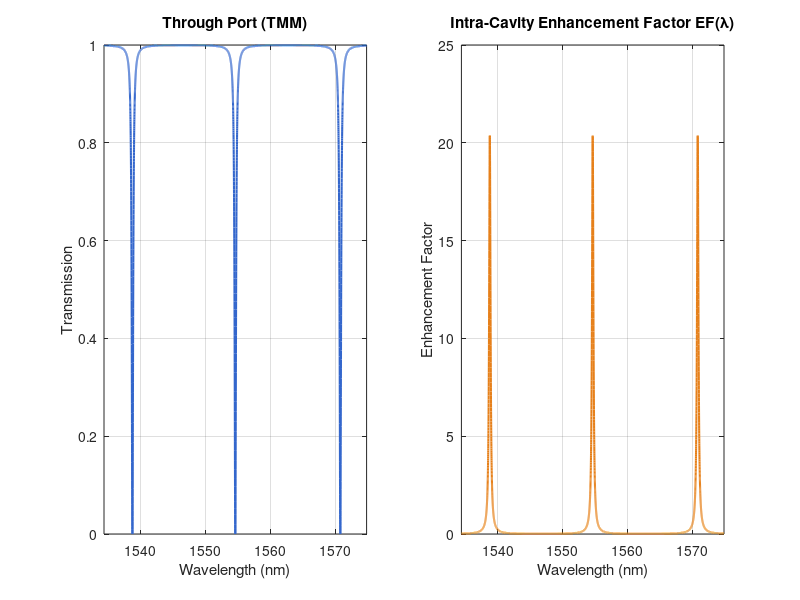

Here is the MATLAB script that generated this plot: (Note: this script raises an error after producing the figure.)
%% ========================================================
%  Ring Resonator + Ge Photodetector — Intra-Cavity Config
%  Platform: SOI, lambda_0 = 1550 nm
%  Model: Transfer Matrix Method (TMM) + Enhancement Factor
%% ========================================================

clear; close all; clc;

%% --- BLOCK 1: PHYSICAL PARAMETERS ---

% Physical constants
c   = 3e8;                  % speed of light [m/s]
h   = 6.626e-34;            % Planck constant [J*s]
q   = 1.602e-19;            % electron charge [C]

% Ring resonator parameters
lambda_0 = 1550e-9;         % target wavelength [m]
n_eff    = 2.4;             % effective index TE mode in SOI at 1550 nm
n_g      = 3.8;             % group index in SOI at 1550 nm
R_ring   = 10e-6;           % ring radius [m] — base value: 10 um
L        = 2*pi*R_ring;     % ring circumference [m]

% Find resonance order and actual resonance wavelength
m          = round(n_eff * L / lambda_0);   % nearest resonance order
lambda_res = n_eff * L / m;                 % actual resonance wavelength [m]

% Internal loss per round trip (field attenuation)
alpha_loss = 3;                             % propagation loss [dB/cm]
alpha_m    = alpha_loss * 100 * log(10)/20; % field loss coefficient [1/m]
a          = exp(-alpha_m * L);             % round-trip field attenuation

% Ge detector parameters
W        = 5e-6;            % Ge absorber length along ring [m]
alpha_ge = 4600;            % Ge absorption coefficient at 1550 nm [1/m]
a_ge     = exp(-alpha_ge * W);              % field transmission through Ge
a_tot    = a * a_ge;                        % total round-trip field attenuation

% Bus-ring coupling coefficients
kappa_sq = 0.05;            % power coupling coefficient — base value (5%)
kappa    = sqrt(kappa_sq);  % field coupling coefficient
t        = sqrt(1-kappa_sq);% field transmission coefficient

% Input optical power
P_in     = 1e-3;            % [W] = 1 mW

% Base responsivity of Ge (wavelength-dependent)
EQE      = 0.8;             % external quantum efficiency
R0       = @(lam) EQE * (q*lam./(h*c)) .* (1 - exp(-alpha_ge*W));

% Diagnostic output
fprintf('--- Simulation Parameters ---\n');
fprintf('Resonance order      = %d\n', m);
fprintf('Actual resonance     = %.4f nm\n', lambda_res*1e9);
fprintf('Round-trip loss a    = %.4f\n', a_tot);
fprintf('R0 at lambda_res     = %.3f A/W\n', R0(lambda_res));

%% --- BLOCK 2: WAVELENGTH GRID ---

FSR         = lambda_res^2 / (n_g * L);     % Free Spectral Range [m]
lambda_span = 4 * FSR;
lambda      = linspace(lambda_res - lambda_span/2, ...
                       lambda_res + lambda_span/2, 10000);  % [m]

%% --- BLOCK 3: TMM — ENHANCEMENT FACTOR ---

% Round-trip phase as function of wavelength
phi = 2*pi * n_eff * L ./ lambda;          % [rad]

% Enhancement Factor — intra-cavity power / input power
EF = kappa_sq ./ abs(1 - a_tot .* t .* exp(1j*phi)).^2;

% Through port transmission
T_through = abs(t - a_tot .* exp(1j*phi)).^2 ./ ...
            abs(1 - a_tot .* t .* exp(1j*phi)).^2;

% Q factor and max enhancement
EF_max   = max(EF);
Q_approx = (pi * sqrt(a_tot*t)) / (1 - a_tot*t) * (n_g * L / lambda_res);

fprintf('FSR                  = %.3f nm\n', FSR*1e9);
fprintf('Q factor (approx)    = %.0f\n', Q_approx);
fprintf('Max Enhancement      = %.1f x\n', EF_max);

%% --- BLOCK 4: PHOTOCURRENT ---

% Effective responsivity with ring enhancement
R_eff = R0(lambda) .* EF;                  % [A/W]

% Photocurrent
I_ph  = R0(lambda) .* P_in .* EF;          % [A]

%% --- BLOCK 5: PLOTS ---

col_through = [0.2 0.4 0.8];
col_ef      = [0.9 0.5 0.1];
col_iph     = [0.1 0.6 0.3];
col_r0      = [0.6 0.1 0.6];

lam_nm = lambda * 1e9;

% --- Figure 1: Through port + Enhancement Factor ---
figure('Position', [100 100 900 400]);

subplot(1,2,1);
plot(lam_nm, T_through, 'Color', col_through, 'LineWidth', 1.5);
xlabel('Wavelength (nm)'); ylabel('Transmission');
title('Through Port (TMM)');
grid on; xlim([lam_nm(1) lam_nm(end)]);
ylim([0 1]);

subplot(1,2,2);
plot(lam_nm, EF, 'Color', col_ef, 'LineWidth', 1.5);
xlabel('Wavelength (nm)'); ylabel('Enhancement Factor');
title('Intra-Cavity Enhancement Factor EF(\lambda)');
grid on; xlim([lam_nm(1) lam_nm(end)]);
yline(EF_max, '--k', sprintf('Max = %.1fx', EF_max), ...
      'LabelHorizontalAlignment', 'left');

sgtitle('Ring Resonator — TMM Model');

% --- Figure 2: Responsivity and Photocurrent ---
figure('Position', [100 550 900 400]);

subplot(1,2,1);
plot(lam_nm, R0(lambda), 'Color', col_r0, 'LineWidth', 1.5, ...
     'DisplayName', 'R_0 (no ring)');
hold on;
plot(lam_nm, R_eff, 'Color', col_iph, 'LineWidth', 1.5, ...
     'DisplayName', 'R_{eff} (with ring)');
hold off;
xlabel('Wavelength (nm)'); ylabel('Responsivity (A/W)');
title('Responsivity: bare vs ring-enhanced');
legend('Location', 'northeast'); grid on;
xlim([lam_nm(1) lam_nm(end)]);

subplot(1,2,2);
plot(lam_nm, I_ph*1e6, 'Color', col_iph, 'LineWidth', 2);
xlabel('Wavelength (nm)'); ylabel('Photocurrent (\muA)');
title('Ge Photodetector — Photocurrent vs Wavelength');
grid on; xlim([lam_nm(1) lam_nm(end)]);

sgtitle('Intra-Cavity Ge Photodetector Response');

%% --- BLOCK 6: PARAMETRIC ANALYSIS ---

figure('Position', [1020 100 1200 900]);

% --- 6a: Coupling coefficient variation (gap effect) ---
subplot(3,1,1);
kappa_vals = [0.01, 0.05, 0.10, 0.20];
colors_p   = lines(length(kappa_vals));
hold on;
for i = 1:length(kappa_vals)
    t_i   = sqrt(1 - kappa_vals(i));
    EF_i  = kappa_vals(i) ./ abs(1 - a_tot.*t_i.*exp(1j*phi)).^2;
    Iph_i = R0(lambda) .* P_in .* EF_i;
    plot(lam_nm, Iph_i*1e6, 'Color', colors_p(i,:), 'LineWidth', 1.5, ...
         'DisplayName', sprintf('\\kappa^2 = %.0f%%', kappa_vals(i)*100));
end
hold off;
xlabel('Wavelength (nm)'); ylabel('I_{ph} (\muA)');
title('Effect of Coupling Coefficient \kappa^2 (gap variation)');
legend('Location', 'northeast'); grid on;
xlim([lam_nm(1) lam_nm(end)]);

% --- 6b: Internal loss variation ---
subplot(3,1,2);
alpha_vals = [1, 3, 5, 10];            % dB/cm
hold on;
for i = 1:length(alpha_vals)
    am_i  = alpha_vals(i) * 100 * log(10)/20;
    a_i   = exp(-am_i*L) * a_ge;
    EF_i  = kappa_sq ./ abs(1 - a_i.*t.*exp(1j*phi)).^2;
    Iph_i = R0(lambda) .* P_in .* EF_i;
    plot(lam_nm, Iph_i*1e6, 'Color', colors_p(i,:), 'LineWidth', 1.5, ...
         'DisplayName', sprintf('\\alpha = %d dB/cm', alpha_vals(i)));
end
hold off;
xlabel('Wavelength (nm)'); ylabel('I_{ph} (\muA)');
title('Effect of Internal Loss \alpha');
legend('Location', 'northeast'); grid on;
xlim([lam_nm(1) lam_nm(end)]);

% --- 6c: Ring radius variation ---
subplot(3,1,3);
R_vals = [5, 10, 20, 40] * 1e-6;       % um -> m
hold on;
for i = 1:length(R_vals)
    L_i    = 2*pi*R_vals(i);
    m_i    = round(n_eff*L_i/lambda_0);
    lr_i   = n_eff*L_i/m_i;
    FSR_i  = lr_i^2 / (n_g*L_i);
    lam_i  = linspace(lr_i - 3*FSR_i, lr_i + 3*FSR_i, 10000);
    am_i   = alpha_loss * 100 * log(10)/20;
    a_i    = exp(-am_i*L_i) * a_ge;
    phi_i  = 2*pi*n_eff*L_i./lam_i;
    EF_i   = kappa_sq ./ abs(1 - a_i.*t.*exp(1j*phi_i)).^2;
    Iph_i  = R0(lam_i) .* P_in .* EF_i;
    plot(lam_i*1e9, Iph_i*1e6, 'Color', colors_p(i,:), 'LineWidth', 1.5, ...
         'DisplayName', sprintf('R = %d \\mum', R_vals(i)*1e6));
end
hold off;
xlabel('Wavelength (nm)'); ylabel('I_{ph} (\muA)');
title('Effect of Ring Radius R (FSR variation)');
legend('Location', 'northeast'); grid on;

sgtitle('Parametric Analysis — Intra-Cavity Photocurrent Response');
